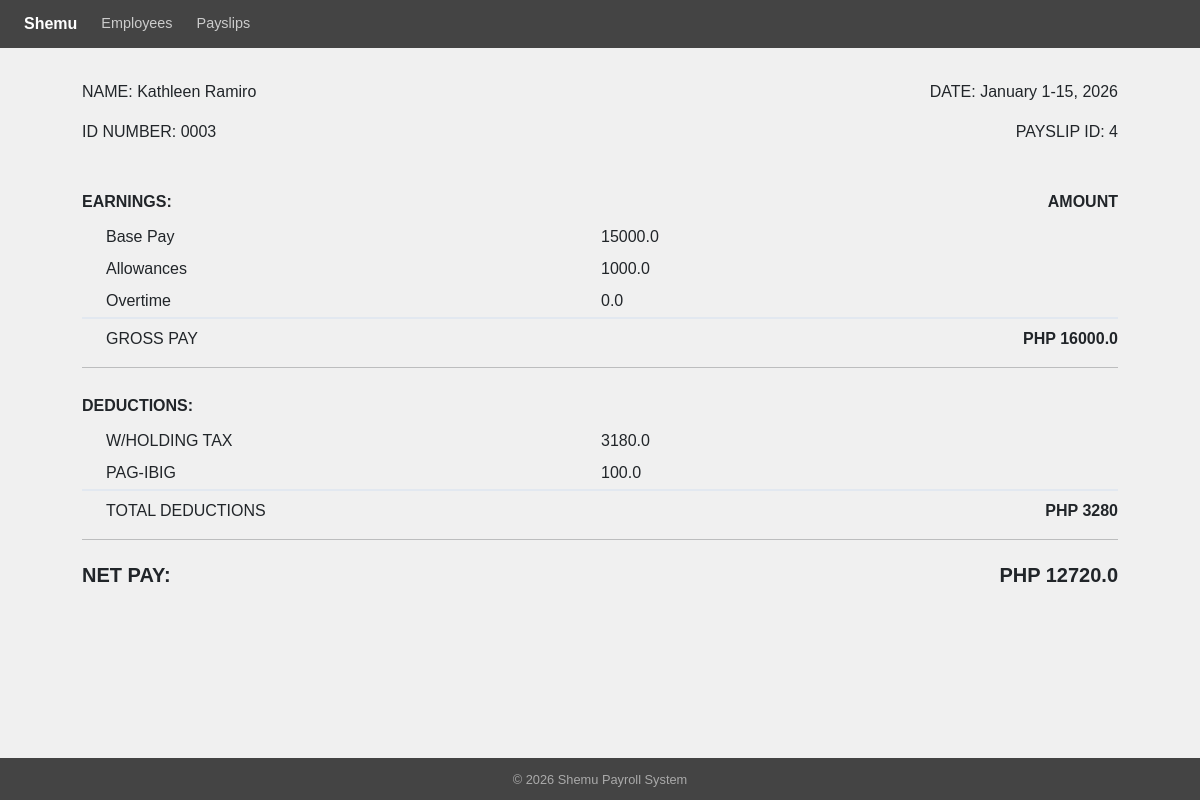
/payslip/4/, run on an earlier commit of the app's database.
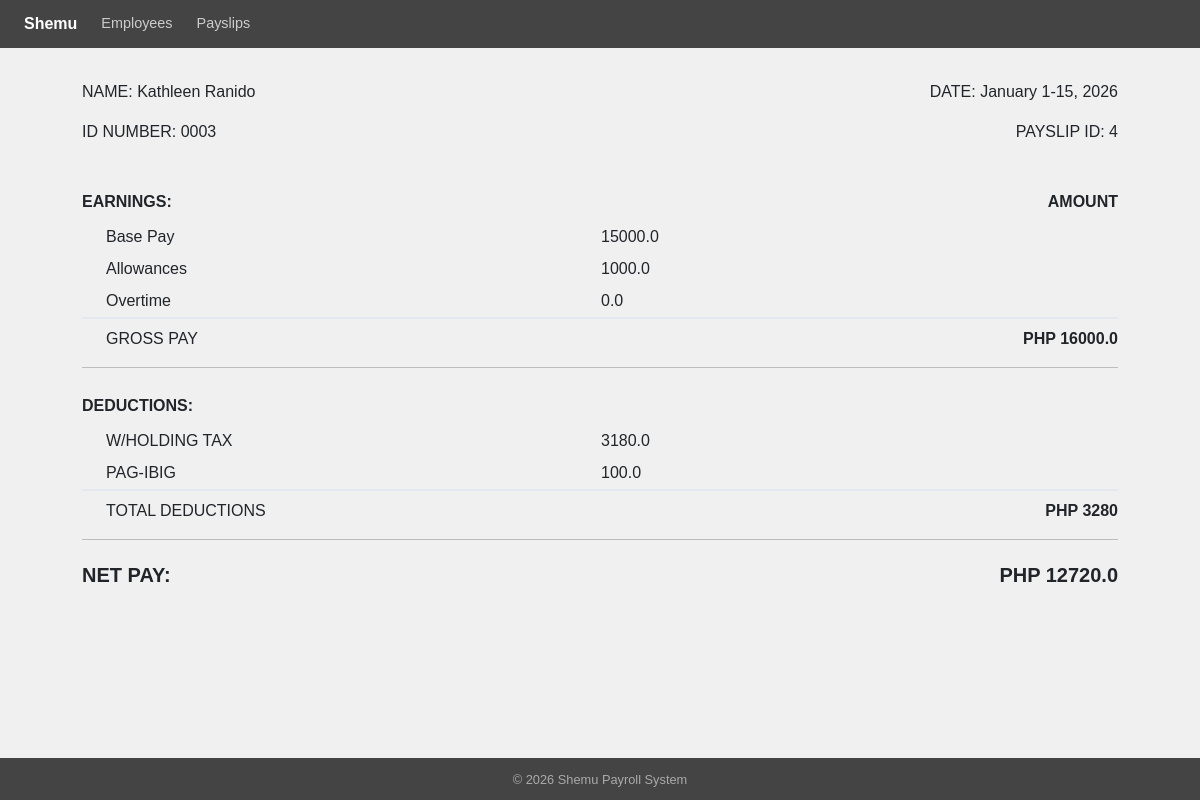
And on a later commit of the database.
### payroll_app/models.py (models this page shows, shortened)
class Payslip(models.Model):
    employee_id_number = models.ForeignKey(Employee, on_delete=models.CASCADE)
    month = models.CharField(max_length=20)
    date_range = models.CharField(max_length=50)
    year = models.CharField(max_length=10)
    pay_cycle = models.IntegerField()
    rate = models.FloatField()
    earnings_allowance = models.FloatField()
    deductions_tax = models.FloatField()
    deductions_health = models.FloatField()
    pag_ibig = models.FloatField()
    sss = models.FloatField()
    overtime = models.FloatField()
    total_pay = models.FloatField()
    def getCycleRate(self):
        return self.rate / 2

class Employee(models.Model):
    name = models.CharField(max_length=100)
    id_number = models.CharField(max_length=50, unique=True)
    rate = models.FloatField()
    overtime_pay = models.FloatField(null=True, blank=True)
    allowance = models.FloatField(null=True, blank=True)

### payroll_app/views.py (the view)
# urls.py: path('payslip/<int:pk>/',          views.view_payslip,    name='view_payslip'),
def view_payslip(request, pk):
    payslip = get_object_or_404(Payslip, pk=pk) # fetch the Payslip with the given pk from DB, return 404 if not found
    gross_pay = (payslip.rate / 2) + payslip.earnings_allowance + payslip.overtime
    return render(request, 'payroll_app/view_payslip.html', {
        'payslip': payslip,
        'gross_pay': gross_pay,
    })

### payroll_app/templates/payroll_app/view_payslip.html (shortened to what this page needs)
{% extends 'payroll_app/base.html' %}
{% block content %}
  <div style="display:flex; justify-content:space-between; margin-bottom:1.5rem;">
    <div>
      <p>NAME: {{ payslip.employee_id_number.name }}</p>
      <p>ID NUMBER: {{ payslip.employee_id_number.id_number }}</p>
    </div>
    <div style="text-align:right;">
      <p>DATE: {{ payslip.date_range }}</p>
      <p>PAYSLIP ID: {{ payslip.id }}</p>
    </div>
  </div>
  <div style="margin-top:1.25rem;">
    <table style="width:100%; border-collapse:collapse; font-size:1rem; font-family:inherit;">
      <thead>
        <tr>
          <th style="width:50%; text-align:left; font-weight:700; padding:.4rem 0;">EARNINGS:</th>
          <th style="width:25%; text-align:left; font-weight:400; padding:.4rem 0;"></th>
          <th style="width:25%; text-align:right; font-weight:700; padding:.4rem 0;">AMOUNT</th>
        </tr>
        <tr>
          <td style="padding:.25rem 0 .25rem 1.5rem;">Base Pay</td>
          <td style="text-align:left;">{{ payslip.getCycleRate }}</td>
          <td></td>
        </tr>
        <tr>
          <td style="padding:.25rem 0 .25rem 1.5rem;">Allowances</td>
          <td style="text-align:left;">{{ payslip.earnings_allowance }}</td>
          <td></td>
        </tr>
        <tr>
          <td style="padding:.25rem 0 .25rem 1.5rem;">Overtime</td>
          <td style="text-align:left;">{{ payslip.overtime }}</td>
          <td></td>
        </tr>
      </thead>
      <tbody>
        <tr style="border-top:2px solid #e2e8f0;">
          <td style="padding:.25rem 0 .25rem 1.5rem;">GROSS PAY</td>
          <td></td>
          <td style="text-align:right; padding:.5rem 0; font-weight:700;">PHP {{ gross_pay }} </td>
        </tr>
      </tbody>
    </table>
  </div>
  <hr style="margin-top:.5rem;">
  <div style="margin-top:1.25rem;">
    <table style="width:100%; border-collapse:collapse; font-size:1rem; font-family:inherit;">
      <thead>
        <tr>
          <th style="width:50%; text-align:left; font-weight:700; padding:.4rem 0;">DEDUCTIONS:</th>
          <th style="width:25%; text-align:left; font-weight:400; padding:.4rem 0;"></th>
          <th style="width:25%; text-align:right; font-weight:700; padding:.4rem 0;"></th>
        </tr>
        <tr>
          <td style="padding:.25rem 0 .25rem 1.5rem;">W/HOLDING TAX</td>
          <td style="text-align:left;">{{ payslip.deductions_tax }}</td>
          <td></td>
        </tr>
        {% if payslip.pay_cycle == 1 %}
        <tr>
          <td style="padding:.25rem 0 .25rem 1.5rem;">PAG-IBIG</td>
          <td style="text-align:left;">{{ payslip.pag_ibig }}</td>
          <td></td>
        </tr>
        {% endif %}
      </thead>
      <tbody>
        <tr style="border-top:2px solid #e2e8f0;">
          <td style="padding:.25rem 0 .25rem 1.5rem;">TOTAL DEDUCTIONS</td>
          <td></td>
          <td style="text-align:right; padding:.5rem 0; font-weight:700;">PHP {{ payslip.deductions_tax|add:payslip.pag_ibig|add:payslip.deductions_health|add:payslip.sss }}</td>
        </tr>
      </tbody>
    </table>
  </div>
  <hr style="margin-top:.5rem;">
  <div style="display:flex; justify-content:space-between; margin-top:1.25rem; font-size:1.25rem; font-weight:700;">
    <span>NET PAY:</span>
    <span>PHP {{ payslip.total_pay }}</span>
  </div>
{% endblock %}

What changed in the data, as far as the page shows it:
changed through a linked row, Payslip id 4: employee_id_number.name "Kathleen Ramiro" → "Kathleen Ranido"
